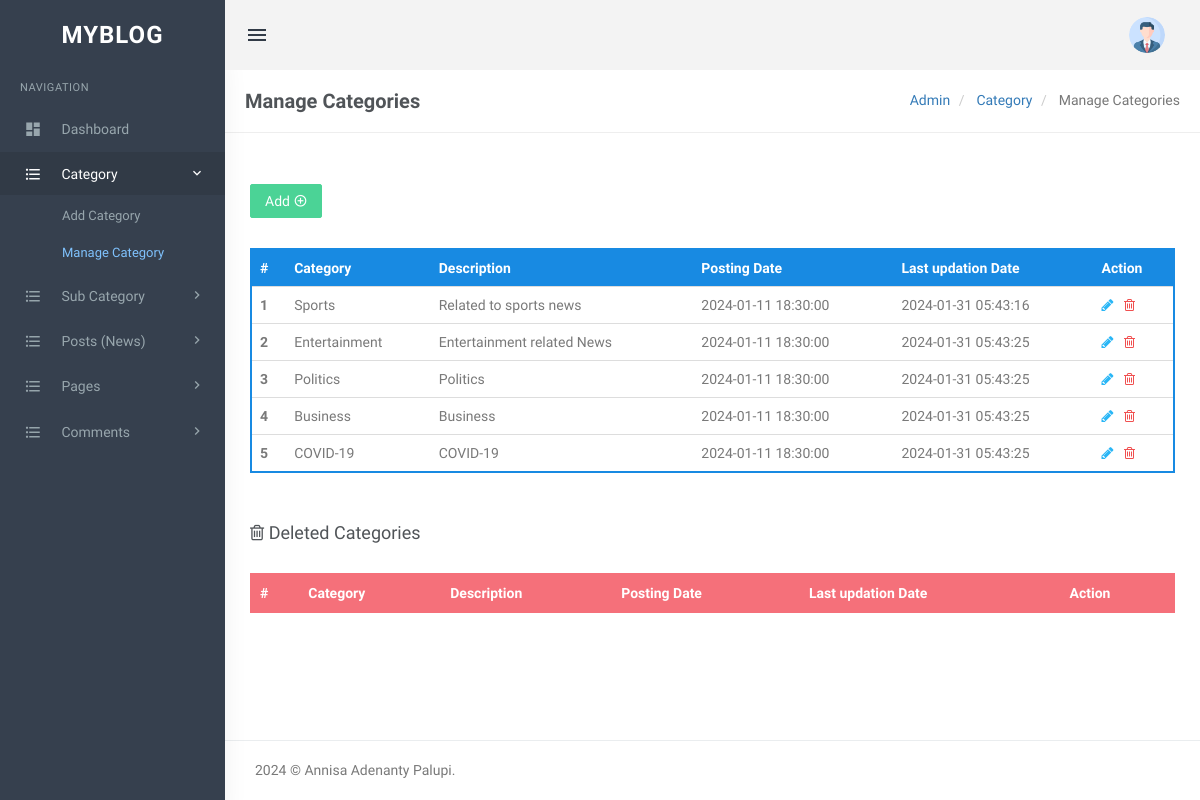
The app's page /admin/manage-categories.php (signed in) with its own data.
### tables this page shows
CREATE TABLE `tblcategory` (
  `id` int NOT NULL,
  `CategoryName` varchar(200) DEFAULT NULL,
  `Description` mediumtext,
  `PostingDate` timestamp NULL DEFAULT CURRENT_TIMESTAMP,
  `UpdationDate` timestamp NULL DEFAULT NULL ON UPDATE CURRENT_TIMESTAMP,
  `Is_Active` int DEFAULT NULL
);

### admin/manage-categories.php (the view, shortened to what this page needs)
<?php
include('includes/config.php');
if(strlen($_SESSION['login'])==0)
  {
header('location:index.php');
}
else{
?>
<!DOCTYPE html>
<html lang="en">
    <head>
        <link href="assets/css/bootstrap.min.css" rel="stylesheet" type="text/css" />
        <link href="assets/css/core.css" rel="stylesheet" type="text/css" />
        <link href="assets/css/components.css" rel="stylesheet" type="text/css" />
        <link href="assets/css/icons.css" rel="stylesheet" type="text/css" />
        <link href="assets/css/pages.css" rel="stylesheet" type="text/css" />
        <link href="assets/css/menu.css" rel="stylesheet" type="text/css" />
        <link href="assets/css/responsive.css" rel="stylesheet" type="text/css" />
		<link rel="stylesheet" href="../plugins/switchery/switchery.min.css">
    </head>
    <body class="fixed-left">
        <div id="wrapper">
<?php include('includes/topheader.php');?>
<?php include('includes/leftsidebar.php');?>
            <div class="content-page">
                <div class="content">
                    <div class="container">
                        <div class="row">
							<div class="col-xs-12">
								<div class="page-title-box">
                                    <h4 class="page-title">Manage Categories</h4>
                                    <ol class="breadcrumb p-0 m-0">
                                        <li>
                                            <a href="#">Admin</a>
                                        </li>
                                        <li>
                                            <a href="#">Category </a>
                                        </li>
                                        <li class="active">
                                           Manage Categories
                                        </li>
                                    </ol>
                                    <div class="clearfix"></div>
                                </div>
							</div>
						</div>
<div class="row">
<div class="col-sm-6">
</div>
                                    <div class="row">
										<div class="col-md-12">
											<div class="demo-box m-t-20">
<div class="m-b-30">
<a href="add-category.php">
<button id="addToTable" class="btn btn-success waves-effect waves-light">Add <i class="mdi mdi-plus-circle-outline" ></i></button>
</a>
 </div>
												<div class="table-responsive">
                                                    <table class="table m-0 table-colored-bordered table-bordered-primary">
                                                        <thead>
                                                            <tr>
                                                                <th>#</th>
                                                                <th> Category</th>
                                                                <th>Description</th>
                                                                <th>Posting Date</th>
                                                                  <th>Last updation Date</th>
                                                                <th>Action</th>
                                                            </tr>
                                                        </thead>
                                                        <tbody>
<?php
$query=mysqli_query($con,"Select id,CategoryName,Description,PostingDate,UpdationDate from  tblcategory where Is_Active=1");
$cnt=1;
while($row=mysqli_fetch_array($query))
{
?>
 <tr>
<th scope="row"><?php echo htmlentities($cnt);?></th>
<td><?php echo htmlentities($row['CategoryName']);?></td>
<td><?php echo htmlentities($row['Description']);?></td>
<td><?php echo htmlentities($row['PostingDate']);?></td>
<td><?php echo htmlentities($row['UpdationDate']);?></td>
<td><a href="edit-category.php?cid=<?php echo htmlentities($row['id']);?>"><i class="fa fa-pencil" style="color: #29b6f6;"></i></a>
	&nbsp;<a href="manage-categories.php?rid=<?php echo htmlentities($row['id']);?>&&action=del"> <i class="fa fa-trash-o" style="color: #f05050"></i></a> </td>
</tr>
<?php
$cnt++;
 } ?>
</tbody>
                                                    </table>
                                                </div>
											</div>
										</div>
									</div>
<div class="row">
<div class="col-md-12">
<div class="demo-box m-t-20">
<div class="m-b-30">
 <h4><i class="fa fa-trash-o" ></i> Deleted Categories</h4>
 </div>
<div class="table-responsive">
<table class="table m-0 table-colored-bordered table-bordered-danger">
                                                        <thead>
                                                            <tr>
                                                                <th>#</th>
                                                                <th> Category</th>
                                                                <th>Description</th>
                                                                <th>Posting Date</th>
                                                                  <th>Last updation Date</th>
                                                                <th>Action</th>
                                                            </tr>
                                                        </thead>
                                                    </table>
                                                </div>
											</div>
										</div>
									</div>
                    </div>
                </div>
<?php include('includes/footer.php');?>
            </div>
        </div>
    </body>
</html>
<?php } ?>

### admin/assets/css/core.css (style rules this page uses)
body { font-family: 'Varela Round', sans-serif; margin: 0; padding-bottom: 60px; overflow-x: hidden; color: #797979; }
html { position: relative; min-height: 100%; }
.h1, .h2, .h3, .h4, .h5, .h6, h1, h2, h3, h4, h5, h6 { color: #505458; font-family: 'Hind Madurai', sans-serif; margin: 10px 0; }
* { outline: none !important; }
.container { width: auto; }
#wrapper { height: 100%; overflow: hidden; width: 100%; }
.p-0 { padding: 0 !important; }
.m-0 { margin: 0 !important; }
.m-t-20 { margin-top: 20px !important; }
.m-b-30 { margin-bottom: 30px !important; }
.row { margin-right: -10px; margin-left: -10px; }
.col-lg-1, .col-lg-10, .col-lg-11, .col-lg-12, .col-lg-2, .col-lg-3, .col-lg-4, .col-lg-5, .col-lg-6, .col-lg-7, .col-lg-8, .col-lg-9, .col-md-1, .col-md-10, .col-md-11, .col-md-12, .col-md-2, .col-md-3, .col-md-4, .col-md-5, .col-md-6, .col-md-7, .col-md-8, .col-md-9, .col-sm-1, .col-sm-10, .col-sm-11, .col-sm-12, .col-sm-2, .col-sm-3, .col-sm-4, .col-sm-5, .col-sm-6, .col-sm-7, .col-sm-8, .col-sm-9, .col-xs-1, .col-xs-10, .col-xs-11, .col-xs-12, .col-xs-2, .col-xs-3, .col-xs-4, .col-xs-5, .col-xs-6, .col-xs-7, .col-xs-8, .col-xs-9 { padding-left: 10px; padding-right: 10px; }
.breadcrumb { background-color: transparent; margin-bottom: 15px; padding-top: 10px; padding-left: 0; }
.waves-effect { position: relative; cursor: pointer; display: inline-block; overflow: hidden; -webkit-user-select: none; -moz-user-select: none; -ms-user-select: none; user-select: none; -webkit-tap-highlight-color: transparent; vertical-align: middle; z-index: 1; will-change: opacity, transform; -webkit-transition: all 0.3s ease-out; -moz-transition: all 0.3s ease-out; -o-transition: all 0.3s ease-out; -ms-transition: all 0.3s ease-out; transition: all 0.3s ease-out; }
.demo-box { padding: 10px 15px; }

### admin/assets/css/menu.css (style rules this page uses)
.content-page { margin-left: 225px; overflow: hidden; }
.content-page .content { padding: 0 5px 10px 5px; margin-top: 70px; }
.page-title { font-size: 20px; margin-bottom: 0; margin-top: 0; font-weight: 600; }
.page-title-box { padding: 20px; border-bottom: 1px solid #eee; margin: 0 -20px 20px -20px; }
.page-title-box .page-title { margin-bottom: 0; float: left; }
.page-title-box .breadcrumb { float: right; background-color: transparent !important; }

### records on screen
tblcategory: CategoryName "Sports", Description "Related to sports news", PostingDate "2024-01-11 18:30:00", UpdationDate "2024-01-31 05:43:16"
tblcategory: CategoryName "Entertainment", Description "Entertainment related News", PostingDate "2024-01-11 18:30:00", UpdationDate "2024-01-31 05:43:25"
tblcategory: CategoryName "Politics", Description "Politics", PostingDate "2024-01-11 18:30:00", UpdationDate "2024-01-31 05:43:25"
tblcategory: CategoryName "Business", Description "Business", PostingDate "2024-01-11 18:30:00", UpdationDate "2024-01-31 05:43:25"
tblcategory: CategoryName "COVID-19", Description "COVID-19", PostingDate "2024-01-11 18:30:00", UpdationDate "2024-01-31 05:43:25"
